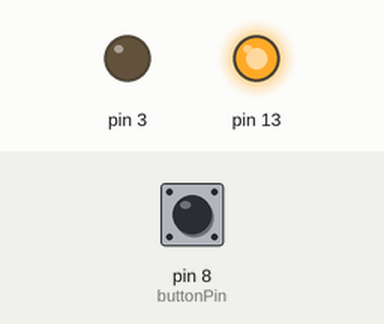
Simulated run of this sketch. Board: Arduino Uno, built with avr-gcc and run on an emulated ATmega328P. Shown: output pins drawn as LEDs (lit = HIGH). The inputs (shaded band) are chosen by the test bench; at power-on: pin 8 (buttonPin) LOW.

Above: at 0.02 s.
At 3.22 s:
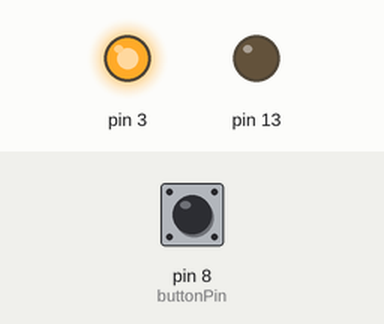
At 6.4 s:
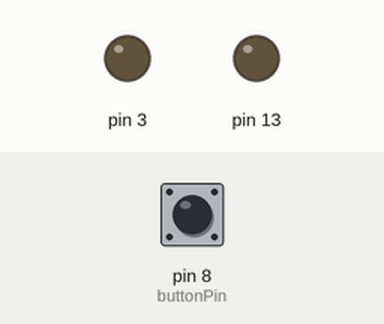
Timing chart, 0 to 9.1 s (numbered marks = the images above):
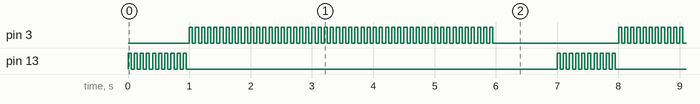

The sketch:

TestR.ino
```cpp
char inChar; // for incoming serial data
const int buttonPin = 8;

int buttonState = 0;
void setup() {
  pinMode(13,OUTPUT);
  pinMode(8,OUTPUT);
  pinMode(3,OUTPUT);
  pinMode(buttonPin, INPUT);
  Serial.begin(9600); // opens serial port, sets data rate to 9600 bps
}

void loop() {
  // send data only when you receive data:
  //if (Serial.available()) {
    // read the incoming byte:
    inChar = Serial.read();
    buttonState = digitalRead(buttonPin);

    if(inChar == 'R')
      digitalWrite(10,HIGH); //Led on

     if(inChar == 'r')
      digitalWrite(10,LOW); //Led off

  for(int i =0; i < 10; i++){
    digitalWrite(13,HIGH);
    delay(50);
    digitalWrite(13,LOW);
    delay(50);
  }

if (buttonState == HIGH) {
  for(int i =0; i < 30; i++){
    digitalWrite(8,HIGH);
    delay(50);
    digitalWrite(8,LOW);
    delay(50);
   }
}


  for(int i =0; i < 50; i++){
    digitalWrite(3,HIGH);
    delay(50);
    digitalWrite(3,LOW);
    delay(50);
  }


    delay(1000);
 // }
}
```

Measured:
- by itself, pin 3: moves between LOW and HIGH, repeating every 7.0 s
- by itself, pin 13: repeats every 7.0 s: 9 × (LOW 0.05 s, HIGH 0.05 s), LOW 6.1 s, HIGH 0.05 s
